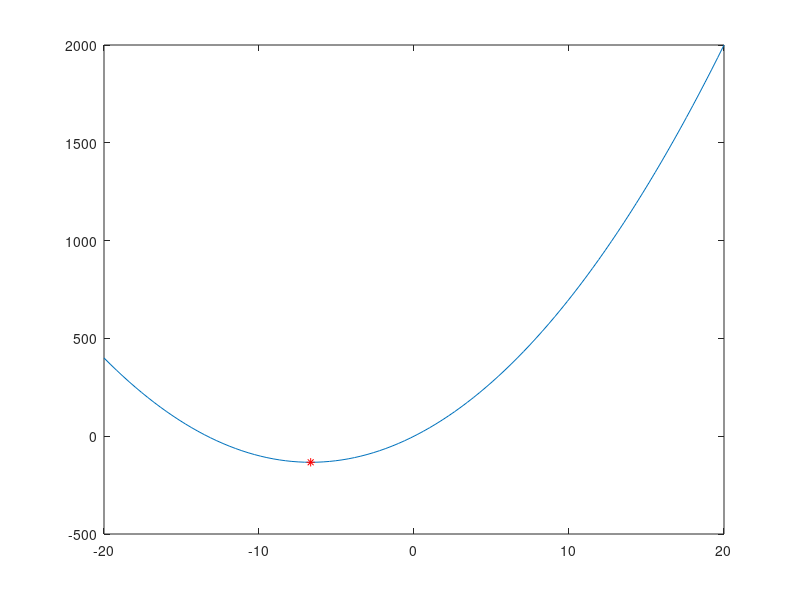
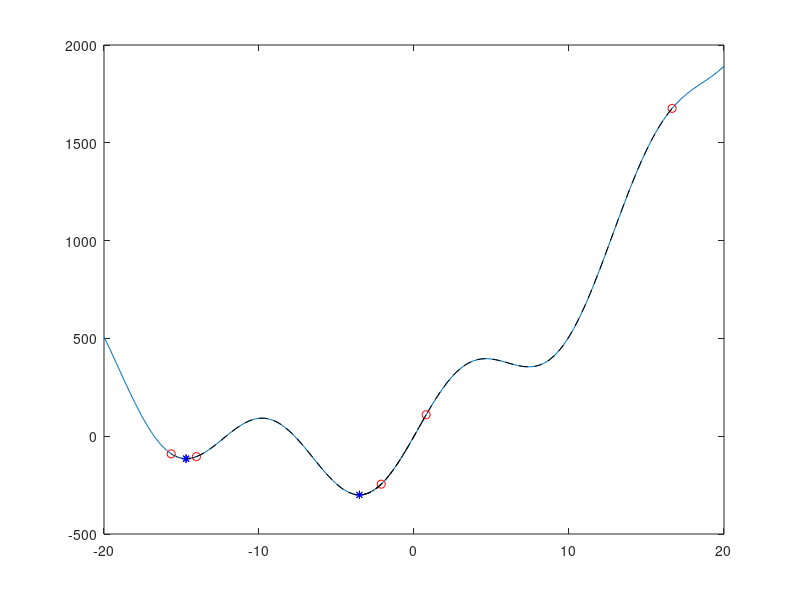

Here is the MATLAB script that generated these plots, in order:
close all
clear
clc
%% a
a=3; b=40;
f = @(x) a*x.^2 + b*x;
x = linspace(-20,20);

%% b
plot(x,f(x))

%% c
xmin = fminsearch(f,0);
hold on
plot(xmin,f(xmin),'*r')

%% d
c=200;
g = @(x) f(x)+c*sin(x/2);
hold off
figure(2);
plot(x,g(x));
hold on

%% e
q=-20;
r=20;
for x0 = (r-q)*rand(1,5)+q
    plot(x0,g(x0),'or')
    xm = fminsearch(g,x0);
    plot(xm,g(xm),'*b')
    z = linspace(x0,xm);
    plot(z,g(z),'--k')
end

% The solution doesn't always converge to the global minimum since if the
% guess is closer to a local minimum that is not the global minimum then the
% solution will be that local minimum. The solution is dependent on the
% initial guess.